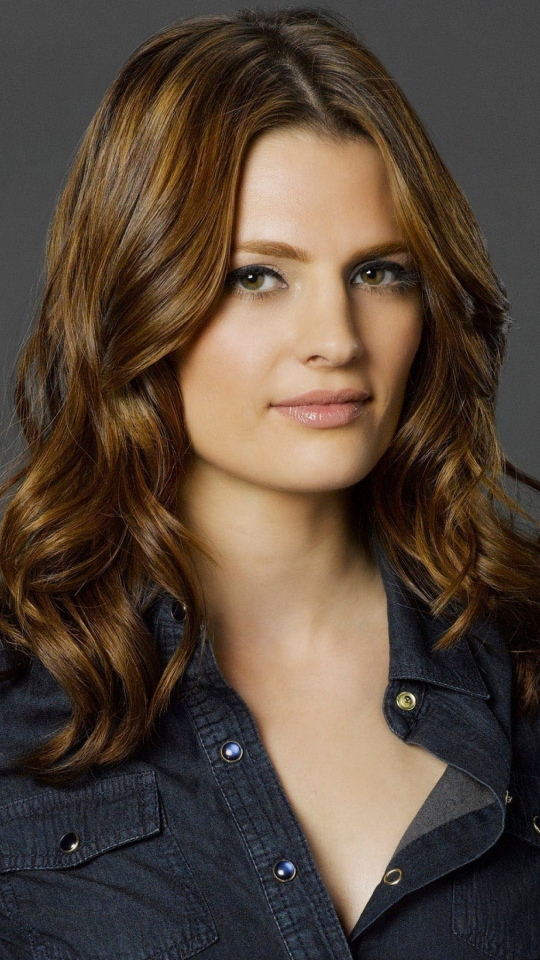
#> input picture images/stana3.jpg, 1080 x 1920 px (shown at 1/2 size)
$ python bitwise.py
#> lines starting #> are read from the running program, lines starting #| are printed output that depends on the picture
#> further down, img is the input picture: shape (1920, 1080, 3); mean B, G, R 58.1, 70.7, 86.4
### myfunc.py
import cv2 as cv

# resize image frames
def resizeFrame(frame, scale=0.75):
#> called with scale = 0.4
    height = int(frame.shape[0] * scale)
#> height = 768
    width = int(frame.shape[1] * scale)
#> width = 432
    # height = 400
    # width = 500
    dimentions = (width, height)
#> dimentions = (432, 768)
    return cv.resize(frame, dimentions, interpolation=cv.INTER_AREA)
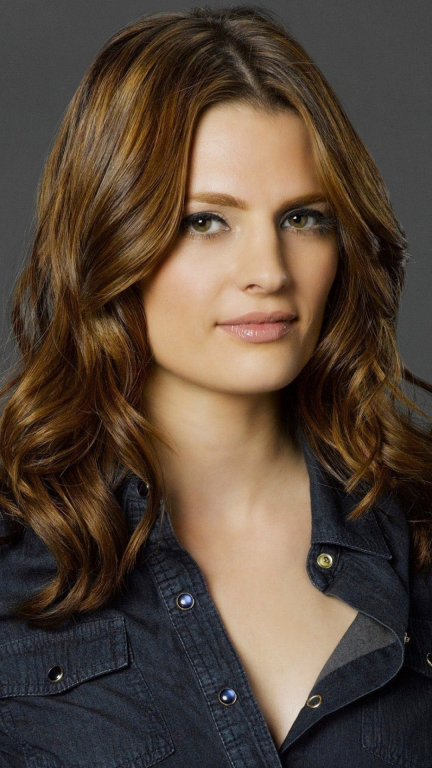
#> returned value: shape (768, 432, 3); mean of channels 0, 1, 2 58.1, 70.7, 86.4; drawn as B, G, R

# put size of the image on the upper left corner
def putSize(frame):
    text = str(frame.shape[0]) + " X " + str(frame.shape[1])
#> text = '768 X 432'
    cv.putText(frame, text, (50,50), cv.FONT_HERSHEY_DUPLEX, 1.5, (0,0,255), thickness=2)
    return frame

### bitwise.py
import cv2 as cv
import numpy as np
from myfunc import resizeFrame
from myfunc import putSize

# read image frame
img = cv.imread("images/stana3.jpg")
img = resizeFrame(img, .4)
img = putSize(img)
cv.imshow("img", img)


# blank image
blank = np.zeros((700,400, 3), dtype="uint8")

rectangle = cv.rectangle(blank.copy(), (100, 200), (300, 500), (0,122,255), thickness=-1)
cv.imshow("rec", rectangle)
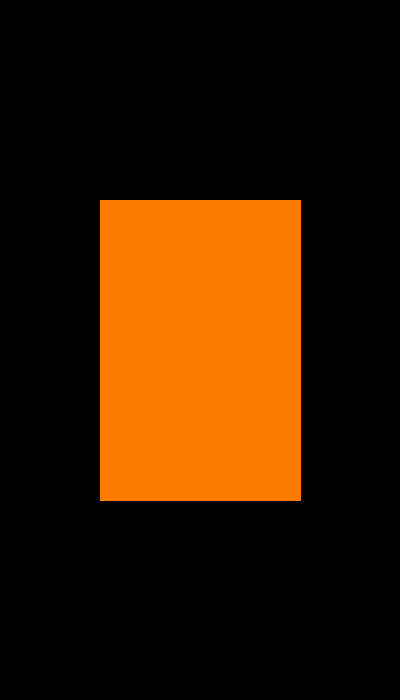
#> window 'rec': shape (700, 400, 3); mean B, G, R 0, 26.4, 55.1

circle = cv.circle(blank.copy(), (50,350), 90, (200,0,120), thickness=-1)
cv.imshow("circle", circle)
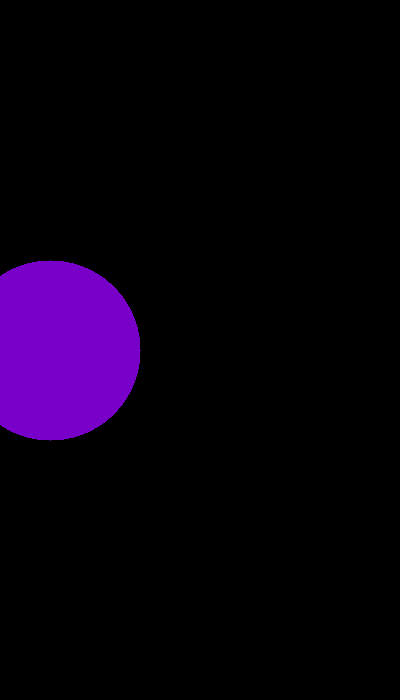
#> window 'circle': shape (700, 400, 3); mean B, G, R 15.2, 0, 9.1

# bitwise and
bitwiseAnd = cv.bitwise_and(rectangle, circle)
cv.imshow("and", bitwiseAnd)
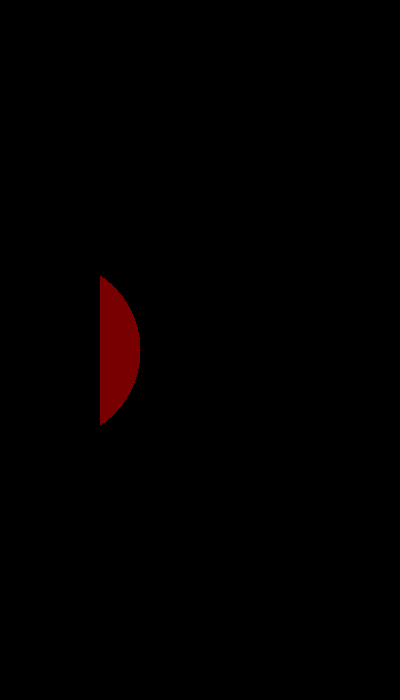
#> window 'and': shape (700, 400, 3); mean B, G, R 0, 0, 1.8

# bitwise or
bitwiseOr = cv.bitwise_or(rectangle, circle)
cv.imshow("or", bitwiseOr)
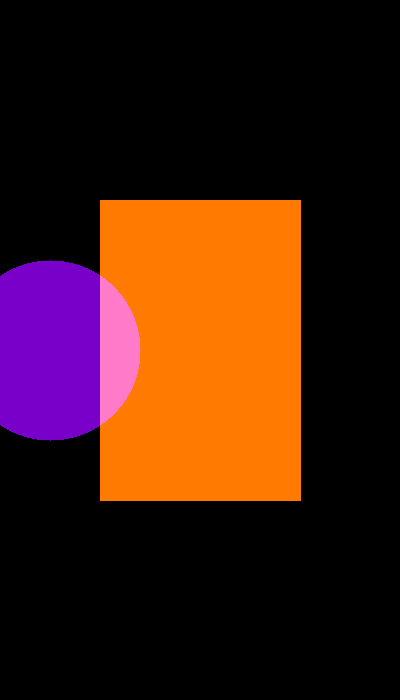
#> window 'or': shape (700, 400, 3); mean B, G, R 15.2, 26.4, 62.4

# bitwise xor (returns non intersecting areas)
bitwiseXor = cv.bitwise_xor(rectangle, circle)
cv.imshow("xor", bitwiseXor)
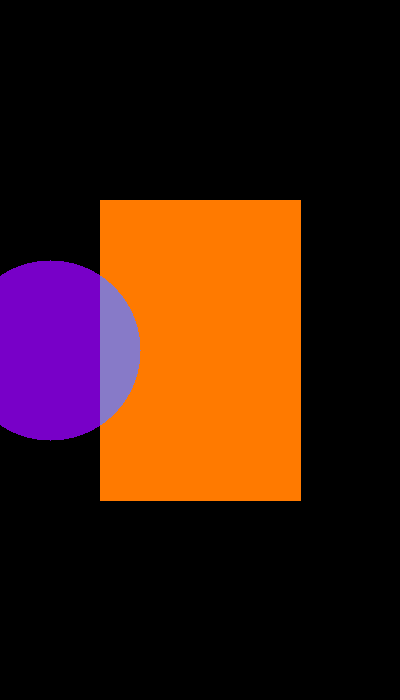
#> window 'xor': shape (700, 400, 3); mean B, G, R 15.2, 26.4, 60.6

# bitwise not
bitwiseNot = cv.bitwise_not( circle)
cv.imshow("not", bitwiseNot)
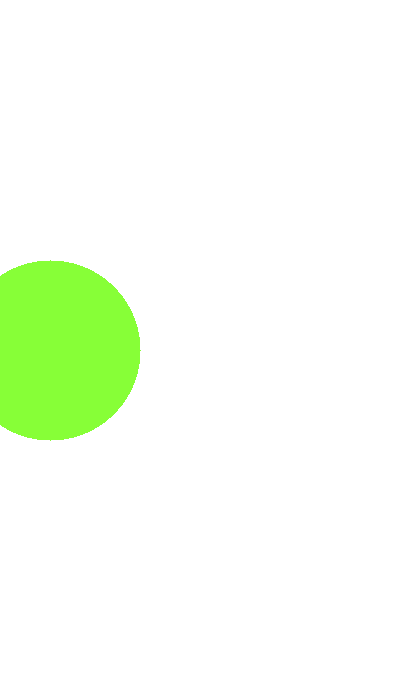
#> window 'not': shape (700, 400, 3); mean B, G, R 239.8, 255, 245.9


cv.waitKey(0)

$ run again, with images/stana1.jpg copied over images/stana3.jpg
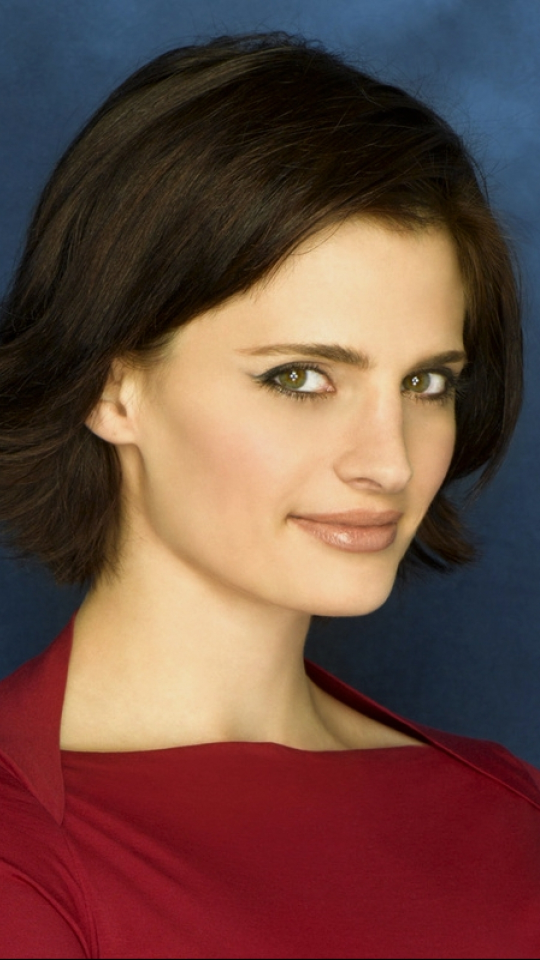
#> input picture images/stana1.jpg, 1080 x 1920 px (shown at 1/2 size)
#> img is the input picture: shape (1920, 1080, 3); mean B, G, R 65, 74.2, 107.4
#> in resizeFrame, `return cv.resize(frame, dimentions, interpolation=cv.INTER_AREA)`:
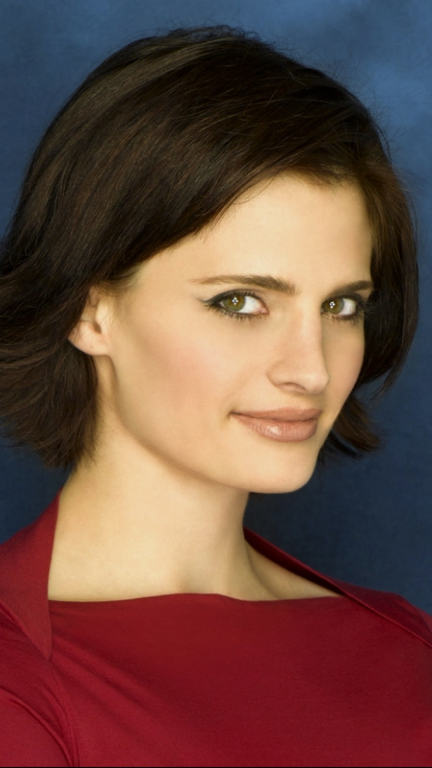
#> returned value: shape (768, 432, 3); mean of channels 0, 1, 2 65, 74.2, 107.4; drawn as B, G, R
